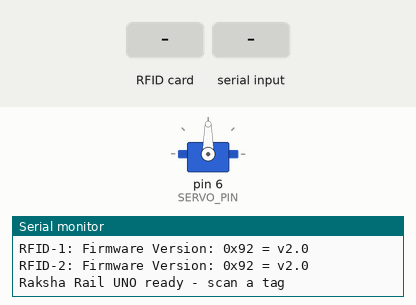
Recording of a sketch running on a simulated Arduino Uno, built with avr-gcc and run on an emulated ATmega328P. On the bench: servo, the last lines printed to the serial monitor. Inputs (shaded band) come from the test bench.

Above: at 1.3 s.
1.4 s: RFID card 5E 7A 19 C4 held to the reader
At 1.7 s:
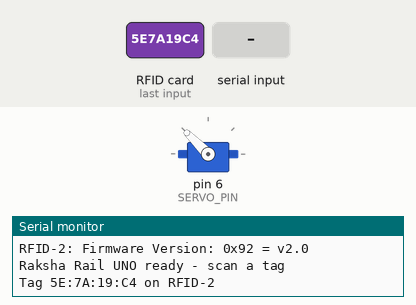
2.9 s: "1" received over the second serial link
Timing chart, 0 to 5.9 s (numbered marks = the images above; inputs shaded):
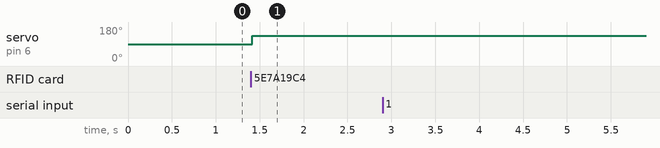

Measured:
- after the input at 1.4 s, servo on pin 6 (SERVO_PIN): 90° → 135° at once

The sketch:

arduino_uno_rfid.ino
```cpp
/*
 * Raksha Rail - Arduino UNO reference sketch
 * ------------------------------------------
 * Two MFRC522 RFID readers + a servo. When a tag is read:
 *   1. build the UID string (A1:B2:C3:D4)
 *   2. know which reader saw it (RFID-1 / RFID-2)
 *   3. rotate the servo so the camera faces that reader
 *   4. send  RFID,<uid>,<readerId>\n  to the ESP32-CAM over UART
 * The UNO never talks to the cloud; only the ESP32-CAM does.
 *
 * Libraries: MFRC522 (GithubCommunity), Servo, SoftwareSerial (built in)
 *
 * Wiring (adapt to your build)
 *   MFRC522 x2 : 3.3V, GND, SCK=13, MISO=12, MOSI=11 (shared), RST=9 (shared)
 *                SDA/SS reader 1 = D10, reader 2 = D8
 *   Servo      : signal = D6, power from a separate 5 V supply, common GND
 *   ESP32-CAM  : UNO D3 (TX) -> 1k -> ESP32 GPIO13, with 2k from GPIO13 to GND (5 V -> 3.3 V)
 *                ESP32 GPIO14 -> UNO D2 (RX)   (optional "OK"/"ERR" replies)
 *                Common GND between UNO and ESP32-CAM
 */

#include <SPI.h>
#include <MFRC522.h>
#include <Servo.h>
#include <SoftwareSerial.h>

const byte NUM_READERS = 2;
const byte RST_PIN = 9;
const byte SS_PINS[NUM_READERS] = {10, 8};
const char *READER_IDS[NUM_READERS] = {"RFID-1", "RFID-2"};
const int SERVO_ANGLES[NUM_READERS] = {45, 135};   // camera direction for each reader
const byte SERVO_PIN = 6;
const unsigned long SAME_TAG_COOLDOWN_MS = 5000;   // ignore the same tag held on the reader

MFRC522 readers[NUM_READERS];
Servo cameraServo;
SoftwareSerial esp32Link(2, 3);  // RX, TX

String lastUid = "";
unsigned long lastUidAt = 0;

String uidToString(const MFRC522::Uid &uid) {
  String s;
  for (byte i = 0; i < uid.size; i++) {
    if (i > 0) s += ':';
    if (uid.uidByte[i] < 0x10) s += '0';
    s += String(uid.uidByte[i], HEX);
  }
  s.toUpperCase();
  return s;
}

void setup() {
  Serial.begin(9600);
  esp32Link.begin(9600);
  SPI.begin();

  for (byte i = 0; i < NUM_READERS; i++) {
    readers[i].PCD_Init(SS_PINS[i], RST_PIN);
    delay(10);
    Serial.print(READER_IDS[i]);
    Serial.print(F(": "));
    readers[i].PCD_DumpVersionToSerial();
  }

  cameraServo.attach(SERVO_PIN);
  cameraServo.write(90);
  Serial.println(F("Raksha Rail UNO ready - scan a tag"));
}

void loop() {
  for (byte i = 0; i < NUM_READERS; i++) {
    if (!readers[i].PICC_IsNewCardPresent() || !readers[i].PICC_ReadCardSerial()) continue;

    String uid = uidToString(readers[i].uid);
    readers[i].PICC_HaltA();
    readers[i].PCD_StopCrypto1();

    if (uid == lastUid && millis() - lastUidAt < SAME_TAG_COOLDOWN_MS) continue;
    lastUid = uid;
    lastUidAt = millis();

    Serial.print(F("Tag "));
    Serial.print(uid);
    Serial.print(F(" on "));
    Serial.println(READER_IDS[i]);

    cameraServo.write(SERVO_ANGLES[i]);
    delay(700);  // let the servo settle so the photo is not blurred

    esp32Link.print(F("RFID,"));
    esp32Link.print(uid);
    esp32Link.print(',');
    esp32Link.println(READER_IDS[i]);
  }

  // Show the ESP32-CAM replies ("OK" / "ERR,UPLOAD") in the UNO Serial Monitor.
  while (esp32Link.available()) Serial.write(esp32Link.read());
}
```
